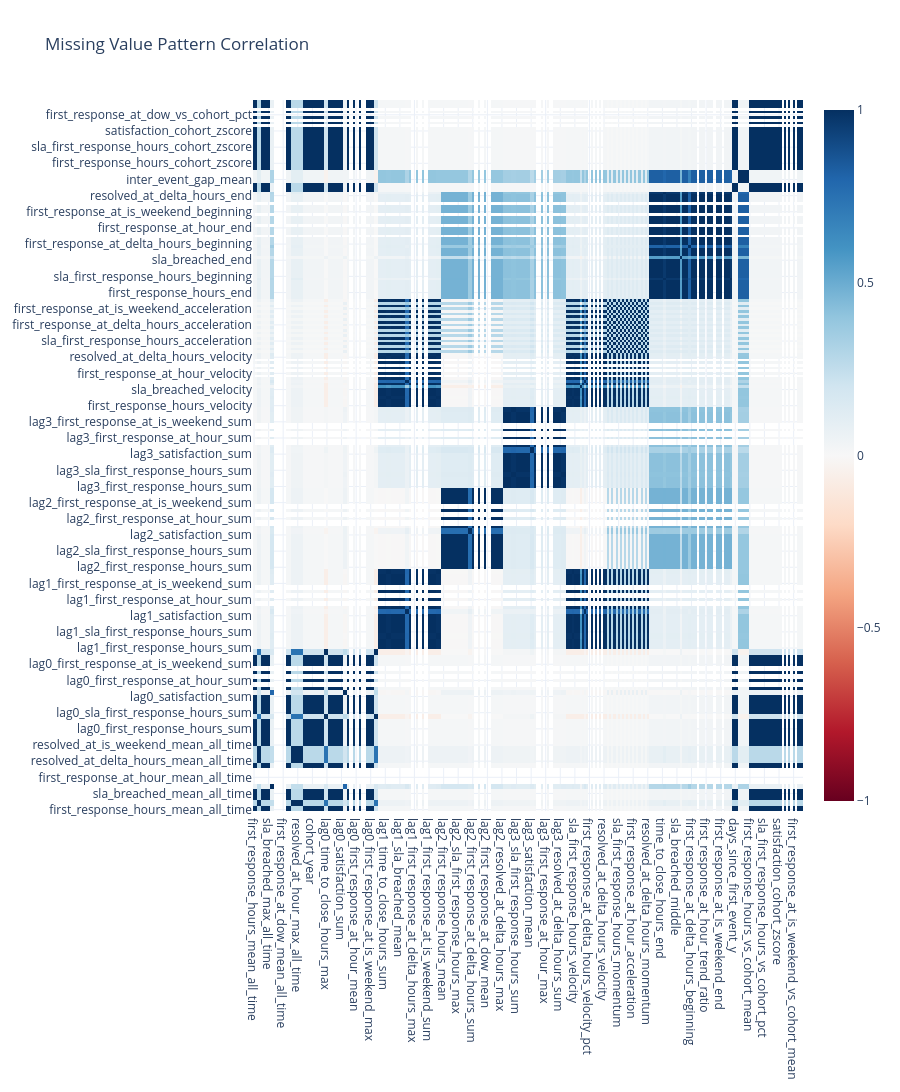

This figure's notebook cell:
### Markdown cell above
[//]: # (cr:doc name='2_6_missing_value_patterns' id=c09ce6ee)
## 2.6 Missing Value Patterns

**📖 How to Read the Correlation Heatmap:**
- **Correlation = 1.0**: Columns always missing together (same rows)
- **Correlation > 0.5**: Strong pattern - investigate the relationship
- **Correlation ≈ 0**: Independent missing patterns (MCAR likely)

### Code cell
# @cr:code name='correlate_missingness' id=22d5bb0e

missing_matrix = df.isnull()
missing_correlations = to_pandas(missing_matrix.corr())

cols_with_missing = [col for col in df.columns if df[col].isnull().any()]
if len(cols_with_missing) > 1:
    print("Missing Value Correlations (MCAR vs MAR analysis):")
    fig = charts.heatmap(
        missing_correlations.loc[cols_with_missing, cols_with_missing].to_numpy(),
        x_labels=cols_with_missing,
        y_labels=cols_with_missing,
        title="Missing Value Pattern Correlation"
    )
    display_figure(fig)

### Figure 1 — Plotly figure (JSON) as saved in the notebook; plotly's stock layout.template omitted (floating-point values rounded to 4 significant figures; data arrays with more than 128 entries replaced by an {"elided": "..."} marker saying what was removed)
{"data": [{"colorscale": [[0.0, "rgb(103,0,31)"], [0.1, "rgb(178,24,43)"], [0.2, "rgb(214,96,77)"], [0.3, "rgb(244,165,130)"], [0.4, "rgb(253,219,199)"], [0.5, "rgb(247,247,247)"], [0.6, "rgb(209,229,240)"], [0.7, "rgb(146,197,222)"], [0.8, "rgb(67,147,195)"], [0.9, "rgb(33,102,172)"], [1.0, "rgb(5,48,97)"]], "type": "heatmap", "x": {"elided": "264 str values"}, "y": {"elided": "264 str values"}, "z": {"elided": "264x264 float values"}, "zmid": 0}], "layout": {"height": 6600, "title": {"text": "Missing Value Pattern Correlation"}}}
